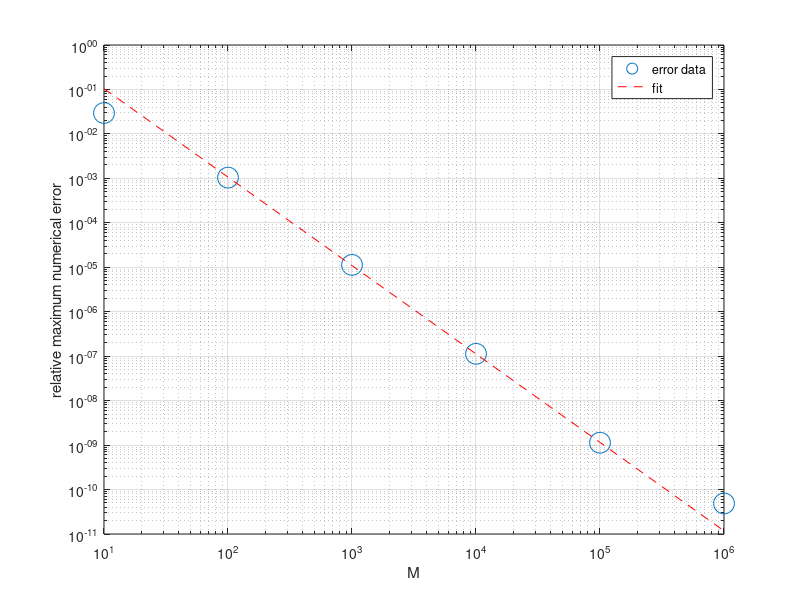

Reproduce this figure in MATLAB.
% using PETSc 3.5.2

% takes about 15 seconds total

% for M in 10 100 1000 10000 100000 1000000; do ./ssaflowline -snes_rtol 1e-12 -ksp_rtol 1e-12 -ssa_epsilon 1e-10 -da_grid_x $M |'grep' 'relative maximum'; done
%                                2.9556e-02 relative maximum
%                                1.0402e-03 relative maximum
%                                1.1305e-05 relative maximum
%                                1.1299e-07 relative maximum
%                                1.1304e-09 relative maximum
%                                4.8689e-11 relative maximum

C = [
10       2.9556e-02;
100      1.0402e-03;
1000     1.1305e-05;
10000    1.1299e-07;
100000   1.1304e-09;
1000000  4.8689e-11];

figure(1)
loglog(C(:,1),C(:,2),'o','markersize',15)
p = polyfit(log(C(2:5,1)),log(C(2:5,2)),1);
fprintf('relative maximum numerical errors go as O(dx^%.3f)\n',-p(1))
hold on
loglog(C(:,1),exp(p(1)*log(C(:,1))+p(2)),'r--')
hold off
legend('error data','fit')
xlabel M, ylabel('relative maximum numerical error'), grid on
print -dpdf numerr.pdf

